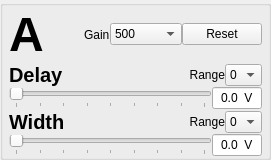
         <widget class="QGroupBox" name="groupBox_subchannel_A">
          <property name="minimumSize">
           <size>
            <width>270</width>
            <height>160</height>
           </size>
          </property>
          <property name="title">
           <string/>
          </property>
          <property name="flat">
           <bool>true</bool>
          </property>
          <layout class="QVBoxLayout" name="verticalLayout_7">
           <property name="spacing">
            <number>0</number>
           </property>
           <property name="leftMargin">
            <number>6</number>
           </property>
           <property name="topMargin">
            <number>0</number>
           </property>
           <property name="rightMargin">
            <number>6</number>
           </property>
           <property name="bottomMargin">
            <number>0</number>
           </property>
           <item>
            <layout class="QHBoxLayout" name="horizontalLayout_30">
             <item>
              <widget class="QLabel" name="label_17">
               <property name="font">
                <font>
                 <pointsize>36</pointsize>
                 <bold>true</bold>
                </font>
               </property>
               <property name="text">
                <string>A</string>
               </property>
              </widget>
             </item>
             <item>
              <spacer name="horizontalSpacer_38">
               <property name="orientation">
                <enum>Qt::Orientation::Horizontal</enum>
               </property>
               <property name="sizeHint" stdset="0">
                <size>
                 <width>40</width>
                 <height>20</height>
                </size>
               </property>
              </spacer>
             </item>
             <item>
              <widget class="QLabel" name="label_psd_gain_a">
               <property name="text">
                <string>Gain</string>
               </property>
              </widget>
             </item>
             <item>
              <widget class="QComboBox" name="comboBox_psd_gain_a">
               <property name="minimumSize">
                <size>
                 <width>72</width>
                 <height>0</height>
                </size>
               </property>
               <item>
                <property name="text">
                 <string>500</string>
                </property>
               </item>
               <item>
                <property name="text">
                 <string>1000</string>
                </property>
               </item>
               <item>
                <property name="text">
                 <string>2000</string>
                </property>
               </item>
               <item>
                <property name="text">
                 <string>5000</string>
                </property>
               </item>
               <item>
                <property name="text">
                 <string>10000</string>
                </property>
               </item>
               <item>
                <property name="text">
                 <string>20000</string>
                </property>
               </item>
               <item>
                <property name="text">
                 <string>50000</string>
                </property>
               </item>
               <item>
                <property name="text">
                 <string>100000</string>
                </property>
               </item>
              </widget>
             </item>
             <item>
              <widget class="QPushButton" name="pushButton_psd_reset_subchannel_a">
               <property name="text">
                <string>Reset</string>
               </property>
              </widget>
             </item>
            </layout>
           </item>
           <item>
            <layout class="QVBoxLayout" name="verticalLayout_5">
             <item>
              <layout class="QHBoxLayout" name="horizontalLayout_31">
               <item>
                <widget class="QLabel" name="label_19">
                 <property name="font">
                  <font>
                   <pointsize>15</pointsize>
                   <bold>true</bold>
                  </font>
                 </property>
                 <property name="text">
                  <string>Delay</string>
                 </property>
                </widget>
               </item>
               <item>
                <spacer name="horizontalSpacer_36">
                 <property name="orientation">
                  <enum>Qt::Orientation::Horizontal</enum>
                 </property>
                 <property name="sizeHint" stdset="0">
                  <size>
                   <width>40</width>
                   <height>20</height>
                  </size>
                 </property>
                </spacer>
               </item>
               <item>
                <widget class="QLabel" name="label_psd_delay_range_a">
                 <property name="layoutDirection">
                  <enum>Qt::LayoutDirection::RightToLeft</enum>
                 </property>
                 <property name="text">
                  <string>Range</string>
                 </property>
                 <property name="alignment">
                  <set>Qt::AlignmentFlag::AlignRight|Qt::AlignmentFlag::AlignTrailing|Qt::AlignmentFlag::AlignVCenter</set>
                 </property>
                </widget>
               </item>
               <item>
                <widget class="QComboBox" name="comboBox_psd_delay_range_a">
                 <property name="sizePolicy">
                  <sizepolicy hsizetype="Fixed" vsizetype="Fixed">
                   <horstretch>0</horstretch>
                   <verstretch>0</verstretch>
                  </sizepolicy>
                 </property>
                 <property name="minimumSize">
                  <size>
                   <width>10</width>
                   <height>0</height>
                  </size>
                 </property>
                 <property name="maximumSize">
                  <size>
                   <width>60</width>
                   <height>16777215</height>
                  </size>
                 </property>
                 <item>
                  <property name="text">
                   <string>0</string>
                  </property>
                 </item>
                 <item>
                  <property name="text">
                   <string>1</string>
                  </property>
                 </item>
                 <item>
                  <property name="text">
                   <string>2</string>
                  </property>
                 </item>
                 <item>
                  <property name="text">
                   <string>3</string>
                  </property>
                 </item>
                </widget>
               </item>
              </layout>
             </item>
             <item>
              <layout class="QHBoxLayout" name="horizontalLayout_33">
               <item>
                <widget class="QSlider" name="horizontalSlider_psd_delay_dac_a">
                 <property name="toolTip">
                  <string>Voltage Slider for PSD Delay DAC A</string>
                 </property>
                 <property name="maximum">
                  <number>1023</number>
                 </property>
                 <property name="singleStep">
                  <number>10</number>
                 </property>
                 <property name="pageStep">
                  <number>128</number>
                 </property>
                 <property name="orientation">
                  <enum>Qt::Orientation::Horizontal</enum>
                 </property>
                 <property name="invertedControls">
                  <bool>false</bool>
                 </property>
                 <property name="tickPosition">
                  <enum>QSlider::TickPosition::TicksBelow</enum>
                 </property>
                 <property name="tickInterval">
                  <number>128</number>
                 </property>
                </widget>
               </item>
               <item>
                <widget class="QLineEdit" name="text_psd_delay_dac_a">
                 <property name="sizePolicy">
                  <sizepolicy hsizetype="MinimumExpanding" vsizetype="Fixed">
                   <horstretch>0</horstretch>
                   <verstretch>0</verstretch>
                  </sizepolicy>
                 </property>
                 <property name="minimumSize">
                  <size>
                   <width>21</width>
                   <height>0</height>
                  </size>
                 </property>
                 <property name="maximumSize">
                  <size>
                   <width>50</width>
                   <height>16777215</height>
                  </size>
                 </property>
                 <property name="baseSize">
                  <size>
                   <width>30</width>
                   <height>0</height>
                  </size>
                 </property>
                 <property name="inputMask">
                  <string>0.00 V</string>
                 </property>
                 <property name="text">
                  <string>0.0 V</string>
                 </property>
                 <property name="maxLength">
                  <number>6</number>
                 </property>
                 <property name="cursorPosition">
                  <number>6</number>
                 </property>
                 <property name="alignment">
                  <set>Qt::AlignmentFlag::AlignCenter</set>
                 </property>
                 <property name="clearButtonEnabled">
                  <bool>false</bool>
                 </property>
                </widget>
               </item>
              </layout>
             </item>
            </layout>
           </item>
           <item>
            <layout class="QVBoxLayout" name="verticalLayout_6">
             <item>
              <layout class="QHBoxLayout" name="horizontalLayout_34">
               <item>
                <widget class="QLabel" name="label_23">
                 <property name="font">
                  <font>
                   <pointsize>15</pointsize>
                   <bold>true</bold>
                  </font>
                 </property>
                 <property name="text">
                  <string>Width</string>
                 </property>
                </widget>
               </item>
               <item>
                <spacer name="horizontalSpacer_37">
                 <property name="orientation">
                  <enum>Qt::Orientation::Horizontal</enum>
                 </property>
                 <property name="sizeHint" stdset="0">
                  <size>
                   <width>40</width>
                   <height>20</height>
                  </size>
                 </property>
                </spacer>
               </item>
               <item>
                <widget class="QLabel" name="label_psd_width_range_a">
                 <property name="layoutDirection">
                  <enum>Qt::LayoutDirection::RightToLeft</enum>
                 </property>
                 <property name="text">
                  <string>Range</string>
                 </property>
                 <property name="alignment">
                  <set>Qt::AlignmentFlag::AlignRight|Qt::AlignmentFlag::AlignTrailing|Qt::AlignmentFlag::AlignVCenter</set>
                 </property>
                </widget>
               </item>
               <item>
                <widget class="QComboBox" name="comboBox_psd_width_range_a">
                 <property name="sizePolicy">
                  <sizepolicy hsizetype="Fixed" vsizetype="Fixed">
                   <horstretch>0</horstretch>
                   <verstretch>0</verstretch>
                  </sizepolicy>
                 </property>
                 <property name="minimumSize">
                  <size>
                   <width>10</width>
                   <height>0</height>
                  </size>
                 </property>
                 <property name="maximumSize">
                  <size>
                   <width>60</width>
                   <height>16777215</height>
                  </size>
                 </property>
                 <item>
                  <property name="text">
                   <string>0</string>
                  </property>
                 </item>
                 <item>
                  <property name="text">
                   <string>1</string>
                  </property>
                 </item>
                 <item>
                  <property name="text">
                   <string>2</string>
                  </property>
                 </item>
                 <item>
                  <property name="text">
                   <string>3</string>
                  </property>
                 </item>
                </widget>
               </item>
              </layout>
             </item>
             <item>
              <layout class="QHBoxLayout" name="horizontalLayout_35">
               <item>
                <widget class="QSlider" name="horizontalSlider_psd_width_dac_a">
                 <property name="toolTip">
                  <string>Voltage Slider for PSD Delay DAC A</string>
                 </property>
                 <property name="maximum">
                  <number>1023</number>
                 </property>
                 <property name="singleStep">
                  <number>10</number>
                 </property>
                 <property name="pageStep">
                  <number>128</number>
                 </property>
                 <property name="orientation">
                  <enum>Qt::Orientation::Horizontal</enum>
                 </property>
                 <property name="invertedControls">
                  <bool>false</bool>
                 </property>
                 <property name="tickPosition">
                  <enum>QSlider::TickPosition::TicksBelow</enum>
                 </property>
                 <property name="tickInterval">
                  <number>128</number>
                 </property>
                </widget>
               </item>
               <item>
                <widget class="QLineEdit" name="text_psd_width_dac_a">
                 <property name="sizePolicy">
                  <sizepolicy hsizetype="MinimumExpanding" vsizetype="Fixed">
                   <horstretch>0</horstretch>
                   <verstretch>0</verstretch>
                  </sizepolicy>
                 </property>
                 <property name="minimumSize">
                  <size>
                   <width>21</width>
                   <height>0</height>
                  </size>
                 </property>
                 <property name="maximumSize">
                  <size>
                   <width>50</width>
                   <height>16777215</height>
                  </size>
                 </property>
                 <property name="baseSize">
                  <size>
                   <width>30</width>
                   <height>0</height>
                  </size>
                 </property>
                 <property name="inputMask">
                  <string>0.00 V</string>
                 </property>
                 <property name="text">
                  <string>0.0 V</string>
                 </property>
                 <property name="maxLength">
                  <number>6</number>
                 </property>
                 <property name="cursorPosition">
                  <number>6</number>
                 </property>
                 <property name="alignment">
                  <set>Qt::AlignmentFlag::AlignCenter</set>
                 </property>
                 <property name="clearButtonEnabled">
                  <bool>false</bool>
                 </property>
                </widget>
               </item>
              </layout>
             </item>
            </layout>
           </item>
          </layout>
         </widget>
